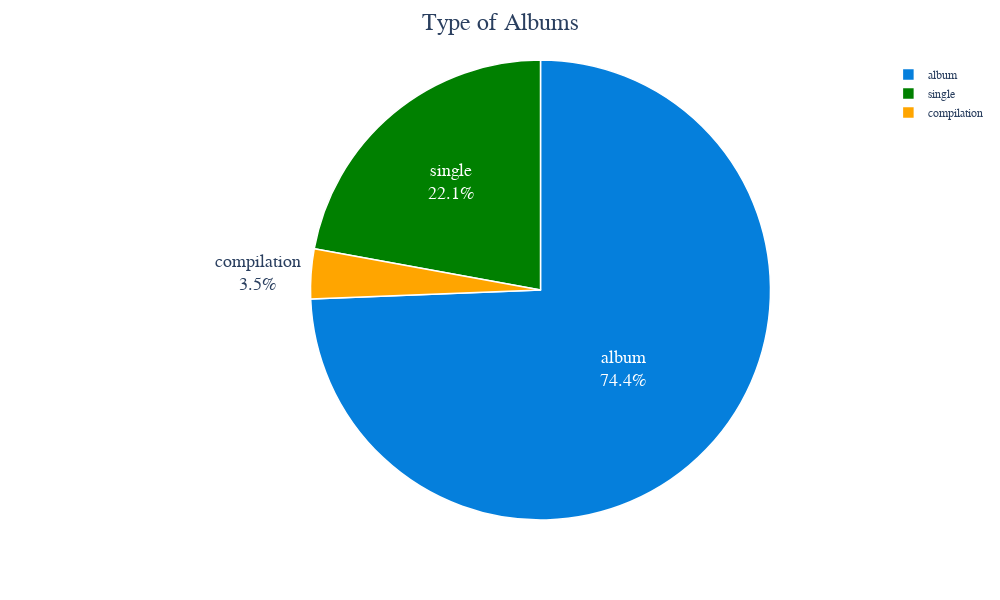

The cell this chart's notebook holds for it:
### Code cell
album_types = df.groupby('Album_type', as_index=False)['Album'].count()

fig = px.pie(album_types, values='Album', names='Album_type',color_discrete_sequence=[ '#057fdc','green', 'orange'])
fig.update_traces(textinfo='percent+label', textfont_size=18, marker=dict(line=dict(color='white', width=1.5)))
fig.update_layout(title = 'Type of Albums', title_x =0.5, width=1000, height=600)

### Figure 1 — Plotly figure (JSON) as saved in the notebook; plotly's stock layout.template omitted (floating-point values rounded to 4 significant figures)
{"data": [{"domain": {"x": [0, 1], "y": [0, 1]}, "hovertemplate": "Album_type=%{label}<br>Album=%{value}<extra></extra>", "labels": ["album", "compilation", "single"], "legendgroup": "", "marker": {"line": {"color": "white", "width": 1.5}}, "name": "", "showlegend": true, "textfont": {"size": 18}, "textinfo": "percent+label", "type": "pie", "values": [12543, 591, 3732]}], "layout": {"height": 600, "legend": {"tracegroupgap": 0}, "margin": {"t": 60}, "piecolorway": ["#057fdc", "green", "orange"], "title": {"text": "Type of Albums", "x": 0.5}, "width": 1000}}
